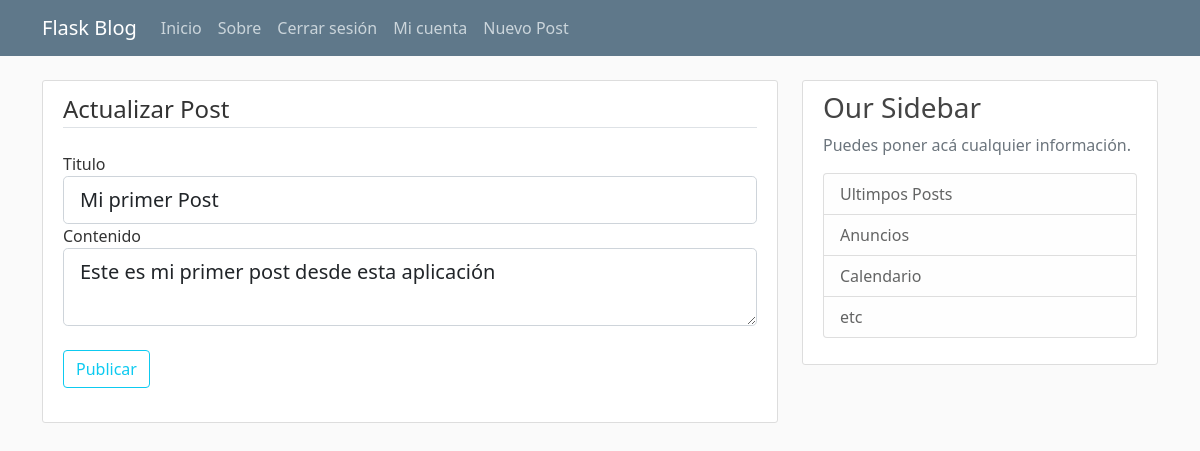
Screenshot of /post/1/update (signed in) with the database file from the repository.
### flaskblog/models.py (models this page shows, shortened)
class Post(db.Model):
    id= db.Column(db.Integer, primary_key=True)
    title= db.Column(db.String(100), nullable=False)
    date_posted= db.Column(db.DateTime, nullable=False, default=datetime.utcnow)
    content = db.Column(db.Text, nullable=False)
    '''se establece la relacion de el post con el usuario con su id'''
    user_id = db.Column(db.Integer, db.ForeignKey('user.id'), nullable=False)

### flaskblog/routes.py (the view)
@app.route('/post/<int:post_id>/update', methods=['GET', 'POST'])
@login_required
def update_post(post_id):
    post = Post.query.get_or_404(post_id)
    if post.author != current_user:
        abort(403)
    form = PostForm()
    if form.validate_on_submit():
        post.title = form.title.data
        post.content = form.content.data
        db.session.commit()
        flash('Post actualizado correctamente', 'success')
        return redirect(url_for('post', post_id=post.id))
    elif request.method == 'GET':
        form.title.data = post.title
        form.content.data = post.content
    return render_template('create_post.html', title='Actualizar Post',
                            form=form, legend='Actualizar Post')

### flaskblog/forms.py
class PostForm(FlaskForm):
    title = StringField('Titulo', validators=[DataRequired()])
    content = TextAreaField('Contenido', validators=[DataRequired()])
    submit = SubmitField('Publicar')

### flaskblog/models.py (called while the page is built)
@login_manager.user_loader # decorator para validar si el usuario está autenticado
def load_user(user_id):
    return User.query.get(int(user_id))

### flaskblog/templates/create_post.html (shortened to what this page needs)
{% extends 'base.html' %}
{% block content %}
<div class="content-section">
    <form method="POST" action="">
        <fieldset class="form-group">
            <legend class="border-bottom mb-4">{{ legend }}</legend>
            <div class="form-group">
                {{ form.title.label(class="form-control-label") }}
                {% if form.title.errors %}
                    {{ form.title(class="form-control form-control-lg is-invalid") }}
                    <div class="invalid-feedback">
                        {% for error in form.title.errors %}
                            <span>{{ error }}</span>
                        {% endfor %}
                    </div>
                {% else %}
                    {{ form.title(class="form-control form-control-lg") }}
                {% endif %}
            </div>
            <div class="form-group">
                {{ form.content.label(class="form-control-label") }}
                {% if form.content.errors %}
                    {{ form.content(class="form-control form-control-lg is-invalid") }}
                    <div class="invalid-feedback">
                        {% for error in form.content.errors %}
                            <span>{{ error }}</span>
                        {% endfor %}
                    </div>
                {% else %}
                    {{ form.content(class="form-control form-control-lg") }}
                {% endif %}
            </div>
        </fieldset>
        <div class="form-group my-4">
            {{ form.submit(class="btn btn-outline-info") }}
        </div>
    </form>
</div>
{% endblock %}

### flaskblog/static/main.css (style rules this page uses)
body { background: #fafafa; color: #333333; margin-top: 5rem; }
.content-section { background: #ffffff; padding: 10px 20px; border: 1px solid #dddddd; border-radius: 3px; margin-bottom: 20px; }

### rows the page displays
Post: title "Mi primer Post", content "Este es mi primer post desde esta aplicación"

### other values shown
{{ legend }} "Actualizar Post"
